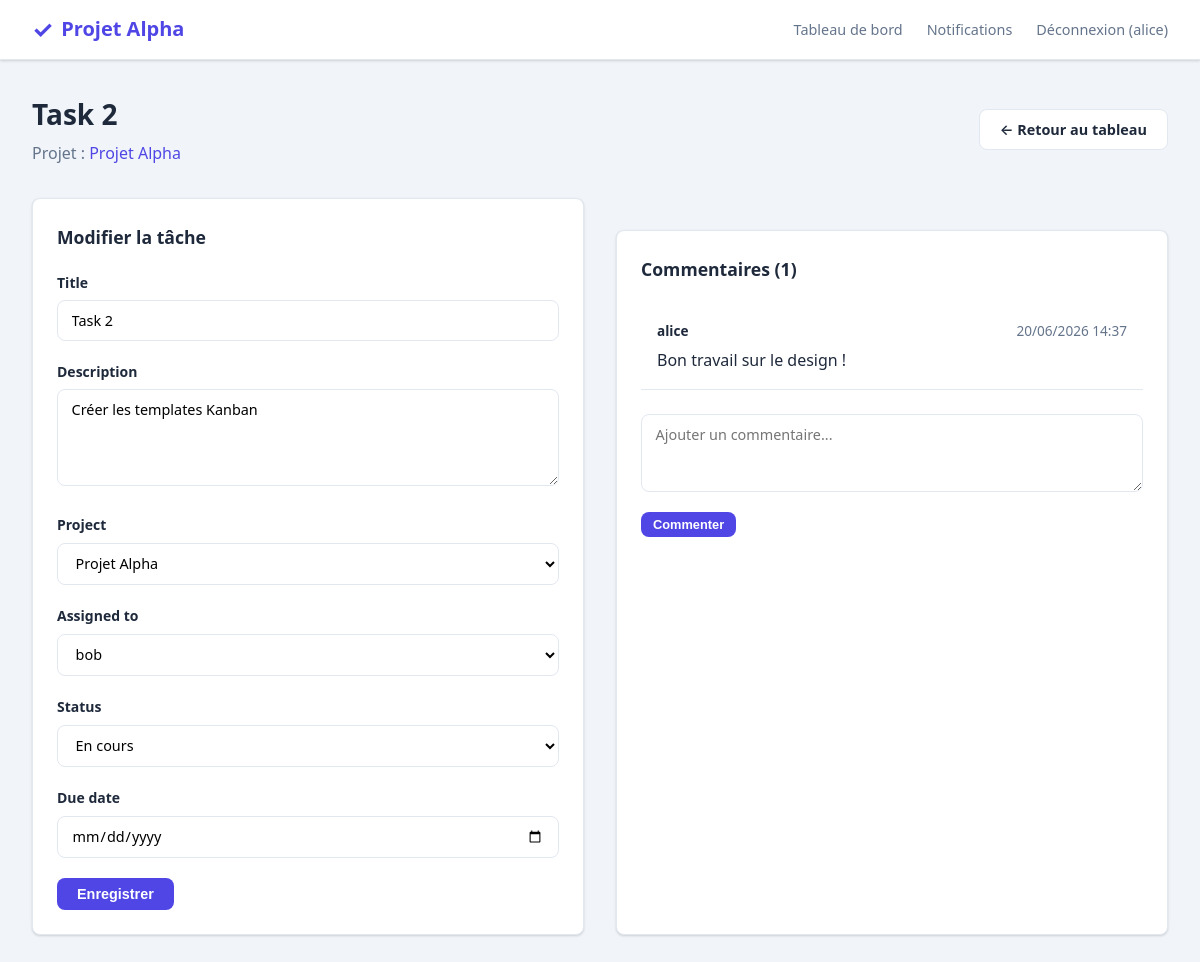
The page /task/2/ (signed in) on the database its author committed.
### tasks/models.py (models this page shows, shortened)
class Task(models.Model):
    STATUS_TODO = 'todo'
    STATUS_IN_PROGRESS = 'in_progress'
    STATUS_DONE = 'done'
    STATUS_CHOICES = [
        (STATUS_TODO, 'À faire'),
        (STATUS_IN_PROGRESS, 'En cours'),
        (STATUS_DONE, 'Terminée'),
    ]
    title = models.CharField(max_length=200)
    description = models.TextField(blank=True)
    project = models.ForeignKey(Project, on_delete=models.CASCADE, related_name='tasks')
    assigned_to = models.ForeignKey(
        settings.AUTH_USER_MODEL,
        on_delete=models.SET_NULL,
        null=True,
        blank=True,
        related_name='assigned_tasks',
    )
    status = models.CharField(max_length=20, choices=STATUS_CHOICES, default=STATUS_TODO)
    due_date = models.DateField(null=True, blank=True)
    created_at = models.DateTimeField(auto_now_add=True)
    class Meta:
        ordering = ['-created_at']

class Comment(models.Model):
    task = models.ForeignKey(Task, on_delete=models.CASCADE, related_name='comments')
    user = models.ForeignKey(settings.AUTH_USER_MODEL, on_delete=models.CASCADE)
    content = models.TextField()
    created_at = models.DateTimeField(auto_now_add=True)
    class Meta:
        ordering = ['created_at']

### projects/models.py (models this page shows)
class Project(models.Model):
    name = models.CharField(max_length=200)
    description = models.TextField(blank=True)
    owner = models.ForeignKey(
        settings.AUTH_USER_MODEL,
        on_delete=models.CASCADE,
        related_name='owned_projects',
    )
    created_at = models.DateTimeField(auto_now_add=True)
    class Meta:
        ordering = ['-created_at']
    def __str__(self):
        return self.name

### tasks/views.py (the view, shortened to what this page needs)
# urls.py: path('task/<int:pk>/', views.task_detail, name='task_detail'),
@user_passes_test(lambda u: u.is_authenticated)
def task_detail(request, pk):
    task = get_object_or_404(Task, pk=pk)
    if not can_access_task(request.user, task):
        messages.error(request, "Vous n'avez pas accès à cette tâche.")
        return redirect('projects:dashboard')
    members_qs = get_project_members_queryset(task.project)
    comment_form = CommentForm()
    form = TaskForm(instance=task)
    form.fields['assigned_to'].queryset = members_qs
    return render(request, 'tasks/task_detail.html', {
        'task': task,
        'form': form,
        'comment_form': comment_form,
        'comments': task.comments.select_related('user'),
    })

### tasks/forms.py
class TaskForm(forms.ModelForm):
    class Meta:
        model = Task
        fields = ('title', 'description', 'project', 'assigned_to', 'status', 'due_date')
        widgets = {
            'title': forms.TextInput(attrs={'class': 'form-input', 'placeholder': 'Titre de la tâche'}),
            'description': forms.Textarea(attrs={'class': 'form-input', 'rows': 4}),
            'project': forms.Select(attrs={'class': 'form-input'}),
            'assigned_to': forms.Select(attrs={'class': 'form-input'}),
            'status': forms.Select(attrs={'class': 'form-input'}),
            'due_date': forms.DateInput(attrs={'class': 'form-input', 'type': 'date'}),
        }

class CommentForm(forms.ModelForm):
    class Meta:
        model = Comment
        fields = ('content',)
        widgets = {
            'content': forms.Textarea(attrs={
                'class': 'form-input',
                'rows': 3,
                'placeholder': 'Ajouter un commentaire...',
            }),
        }

### notifications/context_processors.py (called while the page is built)
def unread_notifications(request):
    if request.user.is_authenticated:
        count = request.user.notifications.filter(is_read=False).count()
        return {'unread_notifications_count': count}
    return {'unread_notifications_count': 0}

### tasks/views.py (called while the page is built)
def can_access_task(user, task):
    return ProjectMember.objects.filter(project=task.project, user=user).exists()

def get_project_members_queryset(project):
    member_ids = ProjectMember.objects.filter(project=project).values_list('user', flat=True)
    from django.contrib.auth.models import User
    return User.objects.filter(pk__in=member_ids)

### templates/tasks/task_detail.html (shortened to what this page needs)
{% extends 'base.html' %}
{% block content %}
<div class="page-header">
    <div>
        <h1>{{ task.title }}</h1>
        <p style="color:var(--text-muted);margin-top:.25rem;">
            Projet : <a href="{% url 'projects:project_detail' task.project.pk %}">{{ task.project.name }}</a>
        </p>
    </div>
    <a href="{% url 'projects:project_detail' task.project.pk %}" class="btn btn-secondary">← Retour au tableau</a>
</div>
<div style="display:grid;grid-template-columns:1fr 1fr;gap:2rem;">
    <div class="card">
        <h2 style="font-size:1.1rem;margin-bottom:1.25rem;">Modifier la tâche</h2>
        <form method="post">
            {% for field in form %}
            <div class="form-group">
                <label for="{{ field.id_for_label }}">{{ field.label }}</label>
                {{ field }}
            </div>
            {% endfor %}
            <button type="submit" class="btn btn-primary">Enregistrer</button>
        </form>
    </div>
    <div class="card comments-section">
        <h2 style="font-size:1.1rem;margin-bottom:1.25rem;">Commentaires ({{ comments.count }})</h2>
        {% for comment in comments %}
        <div class="comment">
            <div class="comment-header">
                <span class="comment-author">{{ comment.user.username }}</span>
                <span class="comment-date">{{ comment.created_at|date:"d/m/Y H:i" }}</span>
            </div>
            <p>{{ comment.content }}</p>
        </div>
        {% empty %}
        <p style="color:var(--text-muted);font-size:.9rem;margin-bottom:1rem;">Aucun commentaire pour le moment.</p>
        {% endfor %}
        <form method="post" style="margin-top:1.5rem;">
            {{ comment_form.content }}
            <button type="submit" class="btn btn-primary btn-sm" style="margin-top:.75rem;">Commenter</button>
        </form>
    </div>
</div>
{% endblock %}

### templates/base.html (shortened to what this page needs)
{% load static %}
<!DOCTYPE html>
<html lang="fr">
<head>
    <link rel="stylesheet" href="{% static 'css/style.css' %}">
</head>
<body>
    {% if user.is_authenticated %}
    <nav class="navbar">
        <a href="{% url 'projects:dashboard' %}" class="navbar-brand">
            <span>✓</span> Projet Alpha
        </a>
        <ul class="navbar-nav">
            <li><a href="{% url 'projects:dashboard' %}">Tableau de bord</a></li>
            <li>
                <a href="{% url 'notifications:list' %}">
                    Notifications
                </a>
            </li>
            <li>
                <form method="post" action="{% url 'accounts:logout' %}" class="logout-form">
                    <button type="submit">Déconnexion ({{ user.username }})</button>
                </form>
            </li>
        </ul>
    </nav>
    {% endif %}
    <div class="container">
        {% block content %}{% endblock %}
    </div>
</body>
</html>

### static/css/style.css (style rules this page uses)
:root { --primary: #4f46e5; --primary-dark: #4338ca; --bg: #f1f5f9; --surface: #ffffff; --text: #1e293b; --text-muted: #64748b; --border: #e2e8f0; --success: #22c55e; --warning: #f59e0b; --danger: #ef4444; --todo: #94a3b8; --progress: #3b82f6; --done: #22c55e; --shadow: 0 1px 3px rgba(0,0,0,.1), 0 1px 2px rgba(0,0,0,.06); --shadow-lg: 0 10px 15px -3px rgba(0,0,0,.1), 0 4px 6px -4px rgba(0,0,0,.1); --radius: 8px; }
* { box-sizing: border-box; margin: 0; padding: 0; }
body { font-family: 'Segoe UI', system-ui, -apple-system, sans-serif; background: var(--bg); color: var(--text); line-height: 1.6; min-height: 100vh; }
a { color: var(--primary); text-decoration: none; }
.navbar { background: var(--surface); border-bottom: 1px solid var(--border); padding: 0 2rem; height: 60px; display: flex; align-items: center; justify-content: space-between; position: sticky; top: 0; z-index: 100; box-shadow: var(--shadow); }
.navbar-brand { font-size: 1.25rem; font-weight: 700; color: var(--primary); display: flex; align-items: center; gap: .5rem; }
.navbar-brand span { font-size: 1.5rem; }
.navbar-nav { display: flex; align-items: center; gap: 1.5rem; list-style: none; }
.navbar-nav a { color: var(--text-muted); font-weight: 500; font-size: .9rem; }
.logout-form { display: inline; margin: 0; padding: 0; }
.logout-form button { background: none; border: none; color: var(--text-muted); font-weight: 500; font-size: .9rem; font-family: inherit; cursor: pointer; padding: 0; }
.container { max-width: 1200px; margin: 0 auto; padding: 2rem; }
.page-header { display: flex; align-items: center; justify-content: space-between; margin-bottom: 2rem; }
.page-header h1 { font-size: 1.75rem; font-weight: 700; }
.btn { display: inline-flex; align-items: center; gap: .4rem; padding: .5rem 1.25rem; border-radius: var(--radius); font-size: .9rem; font-weight: 600; border: none; cursor: pointer; transition: all .15s; text-decoration: none; }
.btn-primary { background: var(--primary); color: white; }
.btn-secondary { background: var(--surface); color: var(--text); border: 1px solid var(--border); }
.btn-sm { padding: .3rem .75rem; font-size: .8rem; }
.card { background: var(--surface); border-radius: var(--radius); border: 1px solid var(--border); box-shadow: var(--shadow); padding: 1.5rem; }
.form-group { margin-bottom: 1.25rem; }
.form-group label { display: block; font-weight: 600; font-size: .875rem; margin-bottom: .4rem; color: var(--text); }
.form-input { width: 100%; padding: .6rem .85rem; border: 1px solid var(--border); border-radius: var(--radius); font-size: .9rem; font-family: inherit; transition: border-color .15s; background: var(--surface); }
.comments-section { margin-top: 2rem; }
.comment { padding: 1rem; border-bottom: 1px solid var(--border); }
.comment-header { display: flex; justify-content: space-between; margin-bottom: .4rem; font-size: .85rem; }
.comment-author { font-weight: 600; }
.comment-date { color: var(--text-muted); }

### rows shown on the page
Task: title "Task 2", project.name "Projet Alpha", form "Task 2" "Créer les templates Kanban" "Projet Alpha" "bob" "En cours"
Comment: user.username "alice", created_at "20/06/2026 14:37", content "Bon travail sur le design !"

### other values the page prints
{{ user.username }} "alice"
{{ field.label }} "Title" "Description" "Project" "Assigned to" "Status" "Due date"
{{ comments.count }} "1"
